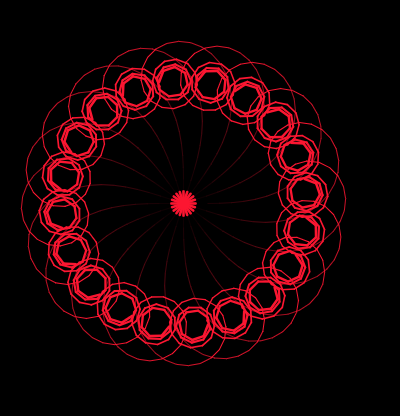

Reproduce this figure in Python.
from turtle import *
tom = Turtle()
tom.shape('turtle')
tom.speed(0)
tom.color('#fc1631')

def flower():
	for j in range (20):
		w=0.01
		for i in range(52):
			tom.fd(12)
			tom.lt(i)
			w=w+0.05
			tom.width(w)
		tom.pu()
		tom.goto(0,0)
		tom.setheading(0)
		tom.pd()
		tom.lt((j+1)*(360.0/20))

flower()
tom.fd(12)

tom.hideturtle()
